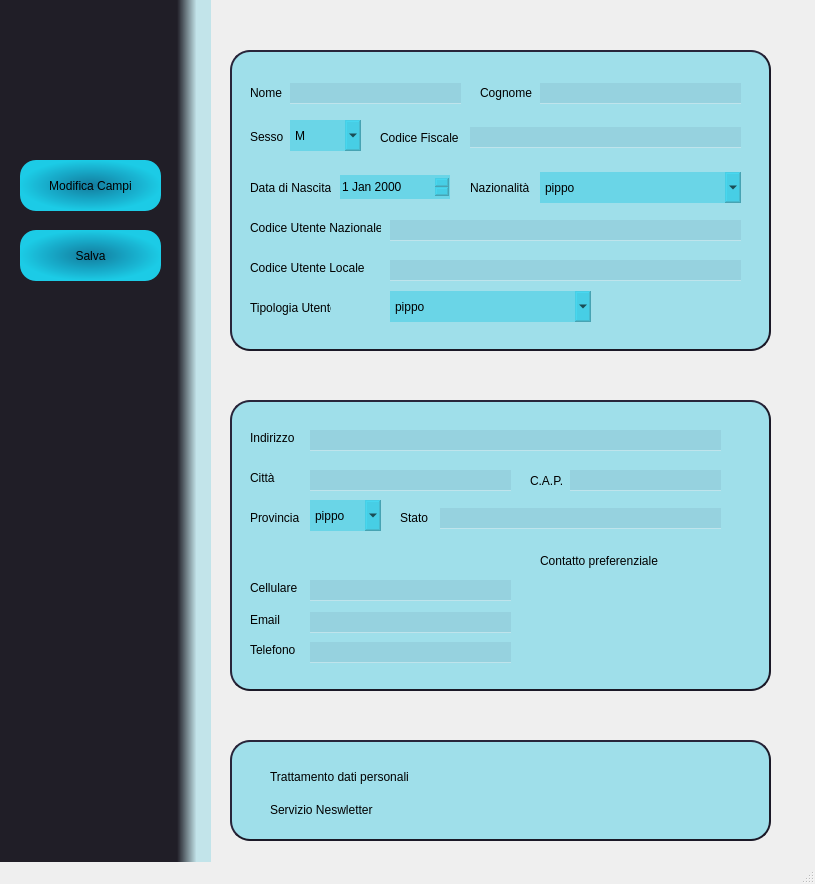
<?xml version="1.0" encoding="UTF-8"?>
<ui version="4.0">
 <class>MainWindow</class>
 <widget class="QMainWindow" name="MainWindow">
  <property name="geometry">
   <rect>
    <x>0</x>
    <y>0</y>
    <width>815</width>
    <height>884</height>
   </rect>
  </property>
  <property name="windowTitle">
   <string>Scheda Utente</string>
  </property>
  <widget class="QWidget" name="centralwidget">
   <widget class="QFrame" name="frame_2">
    <property name="geometry">
     <rect>
      <x>0</x>
      <y>0</y>
      <width>211</width>
      <height>1281</height>
     </rect>
    </property>
    <property name="styleSheet">
     <string notr="true">border:none;
background-color:qlineargradient(spread:pad, x1:0.83936, y1:0, x2:1, y2:0, stop:0 rgba(32, 30, 39, 255), stop:0.571429 rgba(0, 178, 210, 48));
</string>
    </property>
    <property name="frameShape">
     <enum>QFrame::StyledPanel</enum>
    </property>
    <property name="frameShadow">
     <enum>QFrame::Raised</enum>
    </property>
    <widget class="QLabel" name="logoImage">
     <property name="geometry">
      <rect>
       <x>57</x>
       <y>40</y>
       <width>71</width>
       <height>71</height>
      </rect>
     </property>
     <property name="styleSheet">
      <string notr="true">background-color:transparent;</string>
     </property>
     <property name="text">
      <string/>
     </property>
     <property name="textFormat">
      <enum>Qt::RichText</enum>
     </property>
     <property name="pixmap">
      <pixmap>images/Icona Dettaglio.png</pixmap>
     </property>
     <property name="scaledContents">
      <bool>true</bool>
     </property>
    </widget>
    <widget class="QPushButton" name="returnButton">
     <property name="geometry">
      <rect>
       <x>60</x>
       <y>760</y>
       <width>71</width>
       <height>51</height>
      </rect>
     </property>
     <property name="styleSheet">
      <string notr="true">background-color:transparent;</string>
     </property>
     <property name="text">
      <string/>
     </property>
     <property name="icon">
      <iconset>
       <normaloff>images/Icona Indietro.png</normaloff>images/Icona Indietro.png</iconset>
     </property>
     <property name="iconSize">
      <size>
       <width>40</width>
       <height>40</height>
      </size>
     </property>
    </widget>
    <widget class="QPushButton" name="editButton">
     <property name="geometry">
      <rect>
       <x>20</x>
       <y>160</y>
       <width>141</width>
       <height>51</height>
      </rect>
     </property>
     <property name="styleSheet">
      <string notr="true">border-radius:16px;
background-color:qradialgradient(spread:pad, cx:0.499926, cy:0.5, radius:0.5, fx:0.5, fy:0.5, stop:0 rgba(18, 125, 160, 249), stop:1 rgba(27, 213, 241, 241));</string>
     </property>
     <property name="text">
      <string>Modifica Campi</string>
     </property>
     <property name="icon">
      <iconset>
       <normaloff>images/Icona Modifica.png</normaloff>images/Icona Modifica.png</iconset>
     </property>
     <property name="iconSize">
      <size>
       <width>30</width>
       <height>30</height>
      </size>
     </property>
    </widget>
    <widget class="QPushButton" name="saveButton">
     <property name="geometry">
      <rect>
       <x>20</x>
       <y>230</y>
       <width>141</width>
       <height>51</height>
      </rect>
     </property>
     <property name="styleSheet">
      <string notr="true">border-radius:16px;
background-color:qradialgradient(spread:pad, cx:0.499926, cy:0.5, radius:0.5, fx:0.5, fy:0.5, stop:0 rgba(18, 125, 160, 249), stop:1 rgba(27, 213, 241, 241));</string>
     </property>
     <property name="text">
      <string>Salva</string>
     </property>
     <property name="icon">
      <iconset>
       <normaloff>images/Icona Salva.png</normaloff>images/Icona Salva.png</iconset>
     </property>
     <property name="iconSize">
      <size>
       <width>30</width>
       <height>30</height>
      </size>
     </property>
    </widget>
   </widget>
   <widget class="QFrame" name="frame_11">
    <property name="geometry">
     <rect>
      <x>230</x>
      <y>50</y>
      <width>541</width>
      <height>301</height>
     </rect>
    </property>
    <property name="minimumSize">
     <size>
      <width>0</width>
      <height>1</height>
     </size>
    </property>
    <property name="styleSheet">
     <string notr="true">border-radius: 20px;
border-style: outset;
border-width: 2px;
border-color:rgb(27,25,39);
background-color:rgba(0, 192, 225, 85)</string>
    </property>
    <property name="frameShape">
     <enum>QFrame::StyledPanel</enum>
    </property>
    <property name="frameShadow">
     <enum>QFrame::Raised</enum>
    </property>
    <widget class="QLabel" name="titleLabel">
     <property name="geometry">
      <rect>
       <x>20</x>
       <y>32</y>
       <width>41</width>
       <height>21</height>
      </rect>
     </property>
     <property name="styleSheet">
      <string notr="true">font: 75 bold 11pt &quot;Arial&quot;;
border:none;
background-color:none;</string>
     </property>
     <property name="text">
      <string>Nome</string>
     </property>
    </widget>
    <widget class="QLabel" name="authorLabel">
     <property name="geometry">
      <rect>
       <x>250</x>
       <y>32</y>
       <width>61</width>
       <height>21</height>
      </rect>
     </property>
     <property name="styleSheet">
      <string notr="true">font: 75 bold 11pt &quot;Arial&quot;;
border:none;
background-color:none;</string>
     </property>
     <property name="text">
      <string>Cognome</string>
     </property>
    </widget>
    <widget class="QLabel" name="natureLabel">
     <property name="geometry">
      <rect>
       <x>150</x>
       <y>80</y>
       <width>81</width>
       <height>16</height>
      </rect>
     </property>
     <property name="styleSheet">
      <string notr="true">font: 75 bold 11pt &quot;Arial&quot;;
border:none;
background-color:none;</string>
     </property>
     <property name="text">
      <string>Codice Fiscale</string>
     </property>
    </widget>
    <widget class="QLabel" name="typeLabel">
     <property name="geometry">
      <rect>
       <x>20</x>
       <y>80</y>
       <width>47</width>
       <height>13</height>
      </rect>
     </property>
     <property name="styleSheet">
      <string notr="true">font: 75 bold 11pt &quot;Arial&quot;;
border:none;
background-color:none;</string>
     </property>
     <property name="text">
      <string>Sesso</string>
     </property>
    </widget>
    <widget class="QLabel" name="genreLabel">
     <property name="geometry">
      <rect>
       <x>330</x>
       <y>580</y>
       <width>91</width>
       <height>16</height>
      </rect>
     </property>
     <property name="styleSheet">
      <string notr="true">font: 75 bold 11pt &quot;Arial&quot;;
border:none;
background-color:none;</string>
     </property>
     <property name="text">
      <string>Luogo di Nascita</string>
     </property>
    </widget>
    <widget class="QComboBox" name="genreBox_3">
     <property name="geometry">
      <rect>
       <x>60</x>
       <y>70</y>
       <width>71</width>
       <height>31</height>
      </rect>
     </property>
     <property name="styleSheet">
      <string notr="true">font: italic 10pt &quot;Arial&quot;;
border:none;</string>
     </property>
     <item>
      <property name="text">
       <string>M</string>
      </property>
     </item>
     <item>
      <property name="text">
       <string>F</string>
      </property>
     </item>
    </widget>
    <widget class="QLineEdit" name="nameField_2">
     <property name="geometry">
      <rect>
       <x>60</x>
       <y>33</y>
       <width>171</width>
       <height>21</height>
      </rect>
     </property>
     <property name="styleSheet">
      <string notr="true">border:none;
background-color: rgba(23, 28, 78, 17);
color:rgb(255, 255, 255);
font: 14pt &quot;Source Code Pro for Powerline&quot;;
border:none;
border-bottom: 1px solid rgba(255, 255, 255, 100);
</string>
     </property>
     <property name="placeholderText">
      <string/>
     </property>
    </widget>
    <widget class="QLineEdit" name="nameField_3">
     <property name="geometry">
      <rect>
       <x>310</x>
       <y>33</y>
       <width>201</width>
       <height>21</height>
      </rect>
     </property>
     <property name="styleSheet">
      <string notr="true">border:none;
background-color: rgba(23, 28, 78, 17);
color:rgb(255, 255, 255);
font: 14pt &quot;Source Code Pro for Powerline&quot;;
border:none;
border-bottom: 1px solid rgba(255, 255, 255, 100);
</string>
     </property>
     <property name="placeholderText">
      <string/>
     </property>
    </widget>
    <widget class="QLineEdit" name="nameField_4">
     <property name="geometry">
      <rect>
       <x>240</x>
       <y>77</y>
       <width>271</width>
       <height>21</height>
      </rect>
     </property>
     <property name="styleSheet">
      <string notr="true">border:none;
background-color: rgba(23, 28, 78, 17);
color:rgb(255, 255, 255);
font: 14pt &quot;Source Code Pro for Powerline&quot;;
border:none;
border-bottom: 1px solid rgba(255, 255, 255, 100);
</string>
     </property>
     <property name="placeholderText">
      <string/>
     </property>
    </widget>
    <widget class="QLabel" name="typeLabel_2">
     <property name="geometry">
      <rect>
       <x>20</x>
       <y>170</y>
       <width>131</width>
       <height>16</height>
      </rect>
     </property>
     <property name="styleSheet">
      <string notr="true">font: 75 bold 11pt &quot;Arial&quot;;
border:none;
background-color:none;</string>
     </property>
     <property name="text">
      <string>Codice Utente Nazionale</string>
     </property>
    </widget>
    <widget class="QLabel" name="typeLabel_3">
     <property name="geometry">
      <rect>
       <x>20</x>
       <y>210</y>
       <width>131</width>
       <height>16</height>
      </rect>
     </property>
     <property name="styleSheet">
      <string notr="true">font: 75 bold 11pt &quot;Arial&quot;;
border:none;
background-color:none;</string>
     </property>
     <property name="text">
      <string>Codice Utente Locale</string>
     </property>
    </widget>
    <widget class="QLineEdit" name="nameField_5">
     <property name="geometry">
      <rect>
       <x>160</x>
       <y>170</y>
       <width>351</width>
       <height>21</height>
      </rect>
     </property>
     <property name="styleSheet">
      <string notr="true">border:none;
background-color: rgba(23, 28, 78, 17);
color:rgb(255, 255, 255);
font: 14pt &quot;Source Code Pro for Powerline&quot;;
border:none;
border-bottom: 1px solid rgba(255, 255, 255, 100);
</string>
     </property>
     <property name="placeholderText">
      <string/>
     </property>
    </widget>
    <widget class="QLineEdit" name="nameField_6">
     <property name="geometry">
      <rect>
       <x>160</x>
       <y>210</y>
       <width>351</width>
       <height>21</height>
      </rect>
     </property>
     <property name="styleSheet">
      <string notr="true">border:none;
background-color: rgba(23, 28, 78, 17);
color:rgb(255, 255, 255);
font: 14pt &quot;Source Code Pro for Powerline&quot;;
border:none;
border-bottom: 1px solid rgba(255, 255, 255, 100);
</string>
     </property>
     <property name="placeholderText">
      <string/>
     </property>
    </widget>
    <widget class="QLabel" name="positionLabel_3">
     <property name="geometry">
      <rect>
       <x>20</x>
       <y>130</y>
       <width>81</width>
       <height>16</height>
      </rect>
     </property>
     <property name="styleSheet">
      <string notr="true">font: 75 bold 11pt &quot;Arial&quot;;
border:none;
background-color:none;</string>
     </property>
     <property name="text">
      <string>Data di Nascita</string>
     </property>
    </widget>
    <widget class="QDateEdit" name="dateEdit">
     <property name="geometry">
      <rect>
       <x>110</x>
       <y>125</y>
       <width>110</width>
       <height>24</height>
      </rect>
     </property>
     <property name="styleSheet">
      <string notr="true">border:none;</string>
     </property>
    </widget>
    <widget class="QLabel" name="dateLabel_2">
     <property name="geometry">
      <rect>
       <x>240</x>
       <y>130</y>
       <width>81</width>
       <height>16</height>
      </rect>
     </property>
     <property name="styleSheet">
      <string notr="true">font: 75 bold 11pt &quot;Arial&quot;;
border:none;
background-color:none;</string>
     </property>
     <property name="text">
      <string>Nazionalità</string>
     </property>
    </widget>
    <widget class="QComboBox" name="genreBox_4">
     <property name="geometry">
      <rect>
       <x>310</x>
       <y>122</y>
       <width>201</width>
       <height>31</height>
      </rect>
     </property>
     <property name="styleSheet">
      <string notr="true">font: italic 10pt &quot;Arial&quot;;
border:none;</string>
     </property>
     <item>
      <property name="text">
       <string>pippo</string>
      </property>
     </item>
    </widget>
    <widget class="QLabel" name="dateLabel_3">
     <property name="geometry">
      <rect>
       <x>20</x>
       <y>250</y>
       <width>81</width>
       <height>16</height>
      </rect>
     </property>
     <property name="styleSheet">
      <string notr="true">font: 75 bold 11pt &quot;Arial&quot;;
border:none;
background-color:none;</string>
     </property>
     <property name="text">
      <string>Tipologia Utente</string>
     </property>
    </widget>
    <widget class="QComboBox" name="genreBox_6">
     <property name="geometry">
      <rect>
       <x>160</x>
       <y>241</y>
       <width>201</width>
       <height>31</height>
      </rect>
     </property>
     <property name="styleSheet">
      <string notr="true">font: italic 10pt &quot;Arial&quot;;
border:none</string>
     </property>
     <item>
      <property name="text">
       <string>pippo</string>
      </property>
     </item>
    </widget>
   </widget>
   <widget class="QFrame" name="frame">
    <property name="geometry">
     <rect>
      <x>230</x>
      <y>400</y>
      <width>541</width>
      <height>291</height>
     </rect>
    </property>
    <property name="styleSheet">
     <string notr="true">border-radius: 20px;
border-style: outset;
border-width: 2px;
border-color:rgb(27,25,39);
background-color:rgba(0, 192, 225, 85)</string>
    </property>
    <property name="frameShape">
     <enum>QFrame::StyledPanel</enum>
    </property>
    <property name="frameShadow">
     <enum>QFrame::Raised</enum>
    </property>
    <widget class="QLabel" name="positionLabel_2">
     <property name="geometry">
      <rect>
       <x>170</x>
       <y>110</y>
       <width>81</width>
       <height>16</height>
      </rect>
     </property>
     <property name="styleSheet">
      <string notr="true">font: 75 bold 11pt &quot;Arial&quot;;
border:none;
background-color:none;</string>
     </property>
     <property name="text">
      <string>Stato</string>
     </property>
    </widget>
    <widget class="QLabel" name="ninventaryLabe_2">
     <property name="geometry">
      <rect>
       <x>20</x>
       <y>30</y>
       <width>51</width>
       <height>16</height>
      </rect>
     </property>
     <property name="styleSheet">
      <string notr="true">font: 75 bold 11pt &quot;Arial&quot;;
border:none;
background-color:none;</string>
     </property>
     <property name="text">
      <string>Indirizzo</string>
     </property>
    </widget>
    <widget class="QLineEdit" name="nameField_7">
     <property name="geometry">
      <rect>
       <x>80</x>
       <y>30</y>
       <width>411</width>
       <height>21</height>
      </rect>
     </property>
     <property name="styleSheet">
      <string notr="true">border:none;
background-color: rgba(23, 28, 78, 17);
color:rgb(255, 255, 255);
font: 14pt &quot;Source Code Pro for Powerline&quot;;
border:none;
border-bottom: 1px solid rgba(255, 255, 255, 100);
</string>
     </property>
     <property name="placeholderText">
      <string/>
     </property>
    </widget>
    <widget class="QLabel" name="ISBNLabel_2">
     <property name="geometry">
      <rect>
       <x>20</x>
       <y>70</y>
       <width>61</width>
       <height>16</height>
      </rect>
     </property>
     <property name="styleSheet">
      <string notr="true">font: 75 bold 11pt &quot;Arial&quot;;
border:none;
background-color:none;</string>
     </property>
     <property name="text">
      <string>Città</string>
     </property>
    </widget>
    <widget class="QLineEdit" name="nameField_8">
     <property name="geometry">
      <rect>
       <x>80</x>
       <y>70</y>
       <width>201</width>
       <height>21</height>
      </rect>
     </property>
     <property name="styleSheet">
      <string notr="true">border:none;
background-color: rgba(23, 28, 78, 17);
color:rgb(255, 255, 255);
font: 14pt &quot;Source Code Pro for Powerline&quot;;
border:none;
border-bottom: 1px solid rgba(255, 255, 255, 100);
</string>
     </property>
     <property name="placeholderText">
      <string/>
     </property>
    </widget>
    <widget class="QLabel" name="palchettoLabel_2">
     <property name="geometry">
      <rect>
       <x>300</x>
       <y>70</y>
       <width>41</width>
       <height>21</height>
      </rect>
     </property>
     <property name="styleSheet">
      <string notr="true">font: 75 bold 11pt &quot;Arial&quot;;
border:none;
background-color:none;</string>
     </property>
     <property name="text">
      <string>C.A.P.</string>
     </property>
    </widget>
    <widget class="QLineEdit" name="nameField_9">
     <property name="geometry">
      <rect>
       <x>340</x>
       <y>70</y>
       <width>151</width>
       <height>21</height>
      </rect>
     </property>
     <property name="styleSheet">
      <string notr="true">border:none;
background-color: rgba(23, 28, 78, 17);
color:rgb(255, 255, 255);
font: 14pt &quot;Source Code Pro for Powerline&quot;;
border:none;
border-bottom: 1px solid rgba(255, 255, 255, 100);
</string>
     </property>
     <property name="placeholderText">
      <string/>
     </property>
    </widget>
    <widget class="QLabel" name="ISBNLabel_3">
     <property name="geometry">
      <rect>
       <x>20</x>
       <y>110</y>
       <width>61</width>
       <height>16</height>
      </rect>
     </property>
     <property name="styleSheet">
      <string notr="true">font: 75 bold 11pt &quot;Arial&quot;;
border:none;
background-color:none;</string>
     </property>
     <property name="text">
      <string>Provincia</string>
     </property>
    </widget>
    <widget class="QComboBox" name="genreBox_5">
     <property name="geometry">
      <rect>
       <x>80</x>
       <y>100</y>
       <width>71</width>
       <height>31</height>
      </rect>
     </property>
     <property name="styleSheet">
      <string notr="true">font: italic 10pt &quot;Arial&quot;;
border:none;</string>
     </property>
     <item>
      <property name="text">
       <string>pippo</string>
      </property>
     </item>
    </widget>
    <widget class="QLineEdit" name="nameField_10">
     <property name="geometry">
      <rect>
       <x>210</x>
       <y>108</y>
       <width>281</width>
       <height>21</height>
      </rect>
     </property>
     <property name="styleSheet">
      <string notr="true">border:none;
background-color: rgba(23, 28, 78, 17);
color:rgb(255, 255, 255);
font: 14pt &quot;Source Code Pro for Powerline&quot;;
border:none;
border-bottom: 1px solid rgba(255, 255, 255, 100);
</string>
     </property>
     <property name="placeholderText">
      <string/>
     </property>
    </widget>
    <widget class="QLabel" name="ninventaryLabe_3">
     <property name="geometry">
      <rect>
       <x>20</x>
       <y>180</y>
       <width>51</width>
       <height>16</height>
      </rect>
     </property>
     <property name="styleSheet">
      <string notr="true">font: 75 bold 11pt &quot;Arial&quot;;
border:none;
background-color:none;</string>
     </property>
     <property name="text">
      <string>Cellulare</string>
     </property>
    </widget>
    <widget class="QLabel" name="ninventaryLabe_4">
     <property name="geometry">
      <rect>
       <x>20</x>
       <y>212</y>
       <width>51</width>
       <height>16</height>
      </rect>
     </property>
     <property name="styleSheet">
      <string notr="true">font: 75 bold 11pt &quot;Arial&quot;;
border:none;
background-color:none;</string>
     </property>
     <property name="text">
      <string>Email</string>
     </property>
    </widget>
    <widget class="QLabel" name="ninventaryLabe_5">
     <property name="geometry">
      <rect>
       <x>20</x>
       <y>242</y>
       <width>51</width>
       <height>16</height>
      </rect>
     </property>
     <property name="styleSheet">
      <string notr="true">font: 75 bold 11pt &quot;Arial&quot;;
border:none;
background-color:none;</string>
     </property>
     <property name="text">
      <string>Telefono</string>
     </property>
    </widget>
    <widget class="QLineEdit" name="nameField_11">
     <property name="geometry">
      <rect>
       <x>80</x>
       <y>180</y>
       <width>201</width>
       <height>21</height>
      </rect>
     </property>
     <property name="styleSheet">
      <string notr="true">border:none;
background-color: rgba(23, 28, 78, 17);
color:rgb(255, 255, 255);
font: 14pt &quot;Source Code Pro for Powerline&quot;;
border:none;
border-bottom: 1px solid rgba(255, 255, 255, 100);
</string>
     </property>
     <property name="placeholderText">
      <string/>
     </property>
    </widget>
    <widget class="QLineEdit" name="nameField_12">
     <property name="geometry">
      <rect>
       <x>80</x>
       <y>212</y>
       <width>201</width>
       <height>21</height>
      </rect>
     </property>
     <property name="styleSheet">
      <string notr="true">border:none;
background-color: rgba(23, 28, 78, 17);
color:rgb(255, 255, 255);
font: 14pt &quot;Source Code Pro for Powerline&quot;;
border:none;
border-bottom: 1px solid rgba(255, 255, 255, 100);
</string>
     </property>
     <property name="placeholderText">
      <string/>
     </property>
    </widget>
    <widget class="QLineEdit" name="nameField_13">
     <property name="geometry">
      <rect>
       <x>80</x>
       <y>242</y>
       <width>201</width>
       <height>21</height>
      </rect>
     </property>
     <property name="styleSheet">
      <string notr="true">border:none;
background-color: rgba(23, 28, 78, 17);
color:rgb(255, 255, 255);
font: 14pt &quot;Source Code Pro for Powerline&quot;;
border:none;
border-bottom: 1px solid rgba(255, 255, 255, 100);
</string>
     </property>
     <property name="placeholderText">
      <string/>
     </property>
    </widget>
    <widget class="QRadioButton" name="radioButton">
     <property name="geometry">
      <rect>
       <x>350</x>
       <y>180</y>
       <width>100</width>
       <height>20</height>
      </rect>
     </property>
     <property name="styleSheet">
      <string notr="true">border:none;
background-color:transparent</string>
     </property>
     <property name="text">
      <string/>
     </property>
    </widget>
    <widget class="QRadioButton" name="radioButton_2">
     <property name="geometry">
      <rect>
       <x>350</x>
       <y>210</y>
       <width>100</width>
       <height>20</height>
      </rect>
     </property>
     <property name="styleSheet">
      <string notr="true">border:none;
background-color:transparent</string>
     </property>
     <property name="text">
      <string/>
     </property>
    </widget>
    <widget class="QRadioButton" name="radioButton_3">
     <property name="geometry">
      <rect>
       <x>350</x>
       <y>240</y>
       <width>100</width>
       <height>20</height>
      </rect>
     </property>
     <property name="styleSheet">
      <string notr="true">border:none;
background-color:transparent</string>
     </property>
     <property name="text">
      <string/>
     </property>
    </widget>
    <widget class="QLabel" name="titleLabel_2">
     <property name="geometry">
      <rect>
       <x>310</x>
       <y>150</y>
       <width>121</width>
       <height>21</height>
      </rect>
     </property>
     <property name="styleSheet">
      <string notr="true">font: 75 bold 11pt &quot;Arial&quot;;
border:none;
background-color:none;</string>
     </property>
     <property name="text">
      <string>Contatto preferenziale</string>
     </property>
    </widget>
   </widget>
   <widget class="QFrame" name="frame_3">
    <property name="geometry">
     <rect>
      <x>230</x>
      <y>740</y>
      <width>541</width>
      <height>101</height>
     </rect>
    </property>
    <property name="styleSheet">
     <string notr="true">border-radius: 20px;
border-style: outset;
border-width: 2px;
border-color:rgb(27,25,39);
background-color:rgba(0, 192, 225, 85)</string>
    </property>
    <property name="frameShape">
     <enum>QFrame::StyledPanel</enum>
    </property>
    <property name="frameShadow">
     <enum>QFrame::Raised</enum>
    </property>
    <widget class="QCheckBox" name="checkBox">
     <property name="geometry">
      <rect>
       <x>20</x>
       <y>27</y>
       <width>221</width>
       <height>20</height>
      </rect>
     </property>
     <property name="styleSheet">
      <string notr="true">border:none;
background-color:transparent
</string>
     </property>
     <property name="text">
      <string>Trattamento dati personali</string>
     </property>
    </widget>
    <widget class="QCheckBox" name="checkBox_2">
     <property name="geometry">
      <rect>
       <x>20</x>
       <y>60</y>
       <width>221</width>
       <height>20</height>
      </rect>
     </property>
     <property name="styleSheet">
      <string notr="true">border:none;
background-color:transparent
</string>
     </property>
     <property name="text">
      <string>Servizio Neswletter</string>
     </property>
    </widget>
   </widget>
   <widget class="QLabel" name="label_3">
    <property name="geometry">
     <rect>
      <x>250</x>
      <y>710</y>
      <width>51</width>
      <height>51</height>
     </rect>
    </property>
    <property name="styleSheet">
     <string notr="true">border:none;
background-color:transparent</string>
    </property>
    <property name="text">
     <string/>
    </property>
    <property name="textFormat">
     <enum>Qt::RichText</enum>
    </property>
    <property name="pixmap">
     <pixmap>images/Icona Consensi.png</pixmap>
    </property>
    <property name="scaledContents">
     <bool>true</bool>
    </property>
   </widget>
   <widget class="QLabel" name="label_4">
    <property name="geometry">
     <rect>
      <x>250</x>
      <y>377</y>
      <width>41</width>
      <height>41</height>
     </rect>
    </property>
    <property name="styleSheet">
     <string notr="true">border:none;
background-color:transparent</string>
    </property>
    <property name="text">
     <string/>
    </property>
    <property name="textFormat">
     <enum>Qt::RichText</enum>
    </property>
    <property name="pixmap">
     <pixmap>images/Icona Recapiti.png</pixmap>
    </property>
    <property name="scaledContents">
     <bool>true</bool>
    </property>
   </widget>
   <widget class="QLabel" name="label_2">
    <property name="geometry">
     <rect>
      <x>240</x>
      <y>20</y>
      <width>51</width>
      <height>51</height>
     </rect>
    </property>
    <property name="styleSheet">
     <string notr="true">border:none;
background-color: transparent</string>
    </property>
    <property name="text">
     <string/>
    </property>
    <property name="textFormat">
     <enum>Qt::RichText</enum>
    </property>
    <property name="pixmap">
     <pixmap>images/Icona Dati Personali.png</pixmap>
    </property>
    <property name="scaledContents">
     <bool>true</bool>
    </property>
   </widget>
  </widget>
  <widget class="QStatusBar" name="statusbar"/>
 </widget>
 <resources/>
 <connections/>
</ui>
